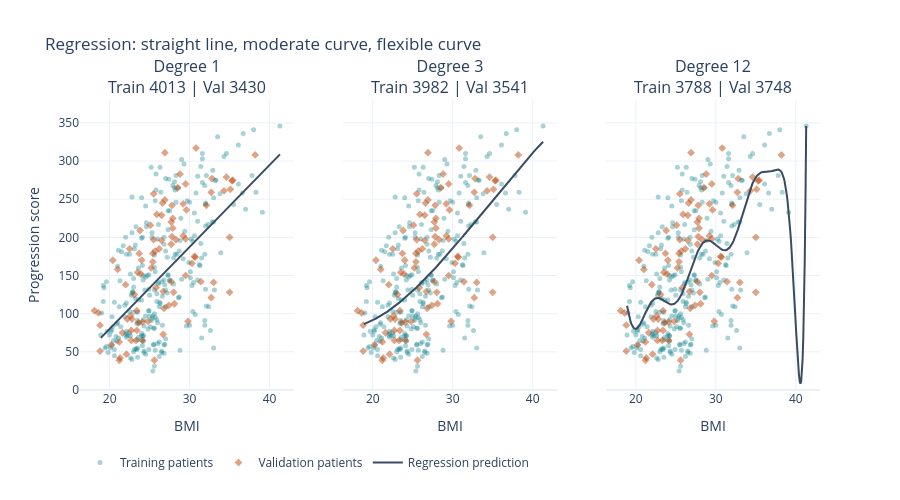

The notebook cell saved with this chart:
### Markdown cell above
### Straight line versus increasingly flexible regression curves
A **polynomial regression** model adds powers of BMI as inputs. Degree 1 gives the ordinary straight line. Higher degrees allow curves with more bends. We still use `LinearRegression`: it is called linear because it is linear in its adjustable coefficients, even when its input features include powers.

To compare flexibility just as we did for tree depth, we fit degrees **1, 3, and 12** using the **same training and validation patients**. We scale BMI **inside a pipeline before creating powers** to improve numerical conditioning. The scaler is fitted only on training rows.

A straight line may already suit this noisy relationship. Do not automatically label degree 1 as underfitting or degree 3 as a good fit; let validation results guide the conclusion.

### Code cell
def make_polynomial_regression(degree):
    return make_pipeline(
        StandardScaler(),
        PolynomialFeatures(degree=degree, include_bias=False),
        LinearRegression()
    )

# SETTINGS: degree 1 is ordinary straight-line regression.
REGRESSION_DEGREES = [1, 3, 12]
regression_results = []
fig = make_subplots(rows=1, cols=3, shared_yaxes=True,
                    subplot_titles=[f'Degree {n}' for n in REGRESSION_DEGREES])
for panel, degree in enumerate(REGRESSION_DEGREES, start=1):
    model = make_polynomial_regression(degree)
    model.fit(X_train, y_train)
    train_predictions = model.predict(X_train)
    val_predictions = model.predict(X_val)
    train_mse = mean_squared_error(y_train, train_predictions)
    val_mse = mean_squared_error(y_val, val_predictions)
    regression_results.append({'Degree': degree, 'Training MSE': train_mse,
                               'Validation MSE': val_mse})
    add_patient_points(fig, col=panel, show_legend=(panel == 1))
    fig.add_trace(go.Scatter(
        x=bmi_grid[:, 0], y=model.predict(bmi_grid), mode='lines',
        name='Regression prediction', legendgroup='model', showlegend=(panel == 1),
        line_color=MODEL_COLOR
    ), row=1, col=panel)
    fig.layout.annotations[panel-1].text += f'<br>Train {train_mse:.0f} | Val {val_mse:.0f}'
fig.update_xaxes(title_text='BMI')
fig.update_yaxes(title_text='Progression score', row=1, col=1)
# Start with a readable range; zoom out to inspect extreme predictions.
fig.update_yaxes(range=[0, 380])
show_chart(fig, 'Regression: straight line, moderate curve, flexible curve', height=500)
print(pd.DataFrame(regression_results).round(1).to_string(index=False))

degree_one_model = make_polynomial_regression(1)
degree_one_model.fit(X_train, y_train)
assert np.allclose(degree_one_model.predict(X_val), linear_model.predict(X_val))
print('Check passed: degree 1 matches ordinary linear regression.')

### Figure 1 — Plotly figure (JSON) as saved in the notebook; plotly's stock layout.template omitted (floating-point values rounded to 4 significant figures; data arrays with more than 128 entries replaced by an {"elided": "..."} marker saying what was removed)
{"data": [{"legendgroup": "training", "marker": {"color": "#087e8b", "opacity": 0.35, "size": 5}, "mode": "markers", "name": "Training patients", "showlegend": true, "x": {"elided": "264 float values"}, "y": {"elided": "264 float values"}, "type": "scatter", "xaxis": "x", "yaxis": "y"}, {"legendgroup": "validation", "marker": {"color": "#bc4b12", "opacity": 0.5, "size": 6, "symbol": "diamond"}, "mode": "markers", "name": "Validation patients", "showlegend": true, "x": [25.9, 22.2, 27.9, 32.1, 26.9, 18.8, 28.3, 23.5, 29.5, 25.7, 22.0, 24.0, 25.1, 29.5, 24.1, 25.2, 21.3, 29.5, 30.7, 29.6, 38.2, 25.6, 21.6, 23.4, 25.5, 28.5, 35.0, 20.4, 27.7, 22.7, 34.6, 24.8, 26.9, 26.5, 31.4, 25.5, 30.3, 26.7, 23.8, 22.5, 29.8, 27.8, 27.8, 26.2, 18.8, 25.8, 30.8, 22.7, 34.3, 28.0, 21.2, 26.7, 35.1, 30.6, 28.8, 33.0, 23.1, 32.7, 23.4, 23.9, 27.7, 25.4, 21.0, 26.6, 20.2, 27.7, 35.4, 32.7, 25.4, 28.1, 22.8, 18.6, 23.7, 35.0, 24.1, 18.1, 35.3, 22.6, 26.8, 26.5, 32.8, 27.9, 23.6, 23.3, 22.1, 29.2, 21.2, 29.2, 27.4], "y": [230.0, 93.0, 225.0, 242.0, 249.0, 85.0, 197.0, 154.0, 150.0, 182.0, 138.0, 170.0, 216.0, 198.0, 65.0, 160.0, 42.0, 270.0, 174.0, 236.0, 308.0, 39.0, 75.0, 104.0, 197.0, 265.0, 128.0, 170.0, 220.0, 78.0, 279.0, 90.0, 311.0, 196.0, 142.0, 257.0, 166.0, 129.0, 209.0, 185.0, 90.0, 242.0, 201.0, 185.0, 51.0, 134.0, 317.0, 65.0, 261.0, 128.0, 39.0, 73.0, 263.0, 175.0, 283.0, 141.0, 125.0, 121.0, 78.0, 152.0, 191.0, 179.0, 158.0, 245.0, 59.0, 142.0, 275.0, 259.0, 168.0, 113.0, 93.0, 101.0, 179.0, 200.0, 89.0, 104.0, 274.0, 97.0, 107.0, 229.0, 277.0, 212.0, 88.0, 65.0, 47.0, 244.0, 63.0, 202.0, 111.0], "type": "scatter", "xaxis": "x", "yaxis": "y"}, {"legendgroup": "model", "line": {"color": "#384b63"}, "mode": "lines", "name": "Regression prediction", "showlegend": true, "x": {"elided": "250 float values"}, "y": {"elided": "250 float values"}, "type": "scatter", "xaxis": "x", "yaxis": "y"}, {"legendgroup": "training", "marker": {"color": "#087e8b", "opacity": 0.35, "size": 5}, "mode": "markers", "name": "Training patients", "showlegend": false, "x": {"elided": "264 float values"}, "y": {"elided": "264 float values"}, "type": "scatter", "xaxis": "x2", "yaxis": "y2"}, {"legendgroup": "validation", "marker": {"color": "#bc4b12", "opacity": 0.5, "size": 6, "symbol": "diamond"}, "mode": "markers", "name": "Validation patients", "showlegend": false, "x": [25.9, 22.2, 27.9, 32.1, 26.9, 18.8, 28.3, 23.5, 29.5, 25.7, 22.0, 24.0, 25.1, 29.5, 24.1, 25.2, 21.3, 29.5, 30.7, 29.6, 38.2, 25.6, 21.6, 23.4, 25.5, 28.5, 35.0, 20.4, 27.7, 22.7, 34.6, 24.8, 26.9, 26.5, 31.4, 25.5, 30.3, 26.7, 23.8, 22.5, 29.8, 27.8, 27.8, 26.2, 18.8, 25.8, 30.8, 22.7, 34.3, 28.0, 21.2, 26.7, 35.1, 30.6, 28.8, 33.0, 23.1, 32.7, 23.4, 23.9, 27.7, 25.4, 21.0, 26.6, 20.2, 27.7, 35.4, 32.7, 25.4, 28.1, 22.8, 18.6, 23.7, 35.0, 24.1, 18.1, 35.3, 22.6, 26.8, 26.5, 32.8, 27.9, 23.6, 23.3, 22.1, 29.2, 21.2, 29.2, 27.4], "y": [230.0, 93.0, 225.0, 242.0, 249.0, 85.0, 197.0, 154.0, 150.0, 182.0, 138.0, 170.0, 216.0, 198.0, 65.0, 160.0, 42.0, 270.0, 174.0, 236.0, 308.0, 39.0, 75.0, 104.0, 197.0, 265.0, 128.0, 170.0, 220.0, 78.0, 279.0, 90.0, 311.0, 196.0, 142.0, 257.0, 166.0, 129.0, 209.0, 185.0, 90.0, 242.0, 201.0, 185.0, 51.0, 134.0, 317.0, 65.0, 261.0, 128.0, 39.0, 73.0, 263.0, 175.0, 283.0, 141.0, 125.0, 121.0, 78.0, 152.0, 191.0, 179.0, 158.0, 245.0, 59.0, 142.0, 275.0, 259.0, 168.0, 113.0, 93.0, 101.0, 179.0, 200.0, 89.0, 104.0, 274.0, 97.0, 107.0, 229.0, 277.0, 212.0, 88.0, 65.0, 47.0, 244.0, 63.0, 202.0, 111.0], "type": "scatter", "xaxis": "x2", "yaxis": "y2"}, {"legendgroup": "model", "line": {"color": "#384b63"}, "mode": "lines", "name": "Regression prediction", "showlegend": false, "x": {"elided": "250 float values"}, "y": {"elided": "250 float values"}, "type": "scatter", "xaxis": "x2", "yaxis": "y2"}, {"legendgroup": "training", "marker": {"color": "#087e8b", "opacity": 0.35, "size": 5}, "mode": "markers", "name": "Training patients", "showlegend": false, "x": {"elided": "264 float values"}, "y": {"elided": "264 float values"}, "type": "scatter", "xaxis": "x3", "yaxis": "y3"}, {"legendgroup": "validation", "marker": {"color": "#bc4b12", "opacity": 0.5, "size": 6, "symbol": "diamond"}, "mode": "markers", "name": "Validation patients", "showlegend": false, "x": [25.9, 22.2, 27.9, 32.1, 26.9, 18.8, 28.3, 23.5, 29.5, 25.7, 22.0, 24.0, 25.1, 29.5, 24.1, 25.2, 21.3, 29.5, 30.7, 29.6, 38.2, 25.6, 21.6, 23.4, 25.5, 28.5, 35.0, 20.4, 27.7, 22.7, 34.6, 24.8, 26.9, 26.5, 31.4, 25.5, 30.3, 26.7, 23.8, 22.5, 29.8, 27.8, 27.8, 26.2, 18.8, 25.8, 30.8, 22.7, 34.3, 28.0, 21.2, 26.7, 35.1, 30.6, 28.8, 33.0, 23.1, 32.7, 23.4, 23.9, 27.7, 25.4, 21.0, 26.6, 20.2, 27.7, 35.4, 32.7, 25.4, 28.1, 22.8, 18.6, 23.7, 35.0, 24.1, 18.1, 35.3, 22.6, 26.8, 26.5, 32.8, 27.9, 23.6, 23.3, 22.1, 29.2, 21.2, 29.2, 27.4], "y": [230.0, 93.0, 225.0, 242.0, 249.0, 85.0, 197.0, 154.0, 150.0, 182.0, 138.0, 170.0, 216.0, 198.0, 65.0, 160.0, 42.0, 270.0, 174.0, 236.0, 308.0, 39.0, 75.0, 104.0, 197.0, 265.0, 128.0, 170.0, 220.0, 78.0, 279.0, 90.0, 311.0, 196.0, 142.0, 257.0, 166.0, 129.0, 209.0, 185.0, 90.0, 242.0, 201.0, 185.0, 51.0, 134.0, 317.0, 65.0, 261.0, 128.0, 39.0, 73.0, 263.0, 175.0, 283.0, 141.0, 125.0, 121.0, 78.0, 152.0, 191.0, 179.0, 158.0, 245.0, 59.0, 142.0, 275.0, 259.0, 168.0, 113.0, 93.0, 101.0, 179.0, 200.0, 89.0, 104.0, 274.0, 97.0, 107.0, 229.0, 277.0, 212.0, 88.0, 65.0, 47.0, 244.0, 63.0, 202.0, 111.0], "type": "scatter", "xaxis": "x3", "yaxis": "y3"}, {"legendgroup": "model", "line": {"color": "#384b63"}, "mode": "lines", "name": "Regression prediction", "showlegend": false, "x": {"elided": "250 float values"}, "y": {"elided": "250 float values"}, "type": "scatter", "xaxis": "x3", "yaxis": "y3"}], "layout": {"xaxis": {"anchor": "y", "domain": [0.0, 0.2889], "title": {"text": "BMI"}}, "yaxis": {"anchor": "x", "domain": [0.0, 1.0], "title": {"text": "Progression score"}, "range": [0, 380]}, "xaxis2": {"anchor": "y2", "domain": [0.3556, 0.6444], "title": {"text": "BMI"}}, "yaxis2": {"anchor": "x2", "domain": [0.0, 1.0], "matches": "y", "showticklabels": false, "range": [0, 380]}, "xaxis3": {"anchor": "y3", "domain": [0.7111, 1.0], "title": {"text": "BMI"}}, "yaxis3": {"anchor": "x3", "domain": [0.0, 1.0], "matches": "y", "showticklabels": false, "range": [0, 380]}, "annotations": [{"font": {"size": 16}, "showarrow": false, "text": "Degree 1<br>Train 4013 | Val 3430", "x": 0.1444, "xanchor": "center", "xref": "paper", "y": 1.0, "yanchor": "bottom", "yref": "paper"}, {"font": {"size": 16}, "showarrow": false, "text": "Degree 3<br>Train 3982 | Val 3541", "x": 0.5, "xanchor": "center", "xref": "paper", "y": 1.0, "yanchor": "bottom", "yref": "paper"}, {"font": {"size": 16}, "showarrow": false, "text": "Degree 12<br>Train 3788 | Val 3748", "x": 0.8556, "xanchor": "center", "xref": "paper", "y": 1.0, "yanchor": "bottom", "yref": "paper"}], "legend": {"orientation": "h", "y": -0.2}, "margin": {"t": 100, "b": 110}, "title": {"text": "Regression: straight line, moderate curve, flexible curve"}, "height": 500}}
